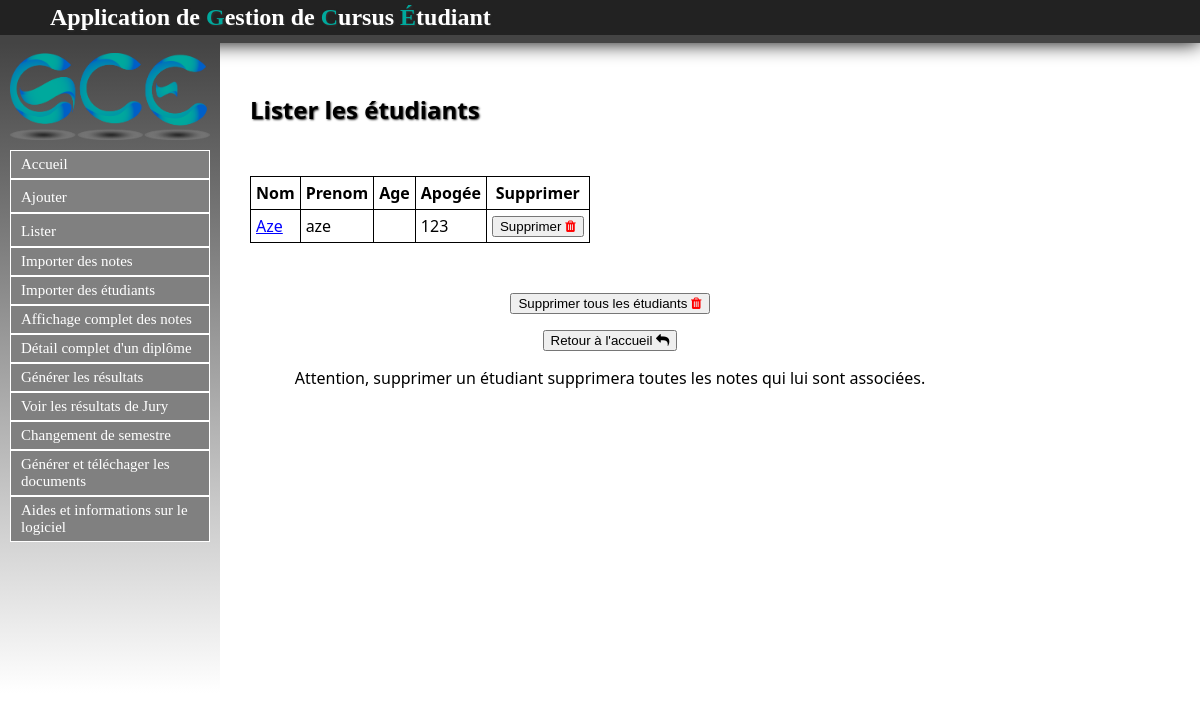
Before: /Etudiant/listeretus with the older database file.
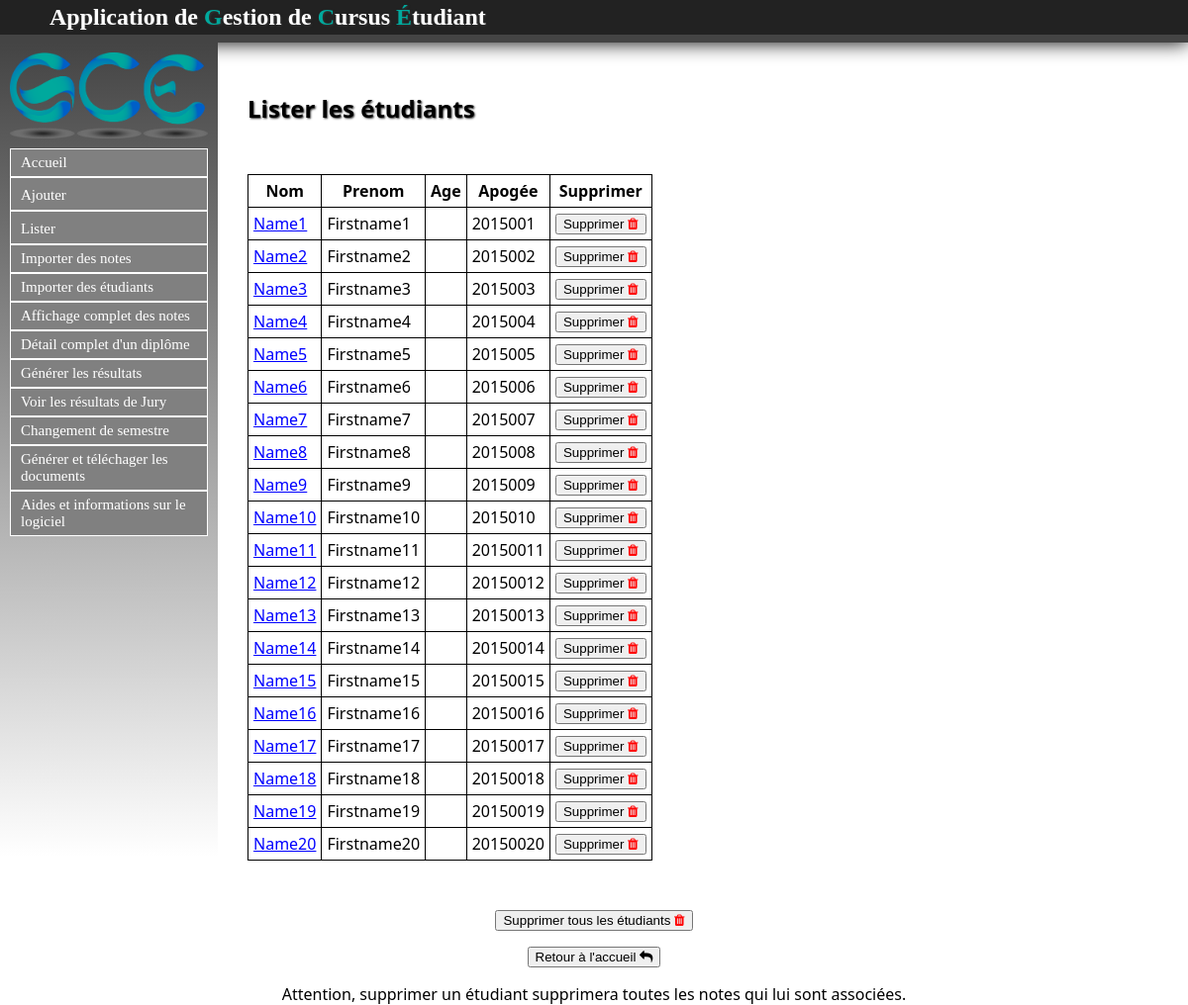
After: the same page with the newer database file.
### Etudiant/models.py (models this page shows, shortened)
class Etu(models.Model):
	nom = models.CharField(max_length=30, null=False)
	prenom = models.CharField(max_length=30, null=False)
	apogee = models.IntegerField(null=True)
	date_naissance = models.CharField(max_length=100,null=True)
	sexe = models.CharField(max_length=1, null=True)
	adresse = models.CharField(max_length=100, null=True)
	ine = models.CharField(max_length=100, null=True)
	adresse_parents = models.CharField(max_length=100, null=True)
	tel = models.IntegerField(null=True)
	tel_par = models.IntegerField(null=True)
	lieu_naissance = models.CharField(max_length=100, null=True)
	nationalite = models.CharField(max_length=100, null=True)
	situation_familiale = models.CharField(max_length=100, null=True)
	situation_militaire = models.CharField(max_length=100, null=True)
	cate_socio_pro_chef_famille = models.CharField(max_length=100, null=True)
	cate_socio_pro_autre_parent = models.CharField(max_length=100, null=True)
	aide_financiere = models.CharField(max_length=100, null=True)
	bourse = models.CharField(max_length=100, null=True)

### Etudiant/views.py (the view)
def listeretus(request):
	etus = Etu.objects.all()
	appartients = Appartient.objects.all()
	return render(request, 'contenu_html/listeretus.html',locals())

### Etudiant/templates/contenu_html/listeretus.html (shortened to what this page needs)
{% extends "templates/base.html" %}
{% block content %}
<h1>Lister les étudiants</h1>
{% if not etus %}
	<p>Il faut créer les étudiant avant de pouvoir les lister.</p>
{% else %}
	<table>
	<tr>
		<th>Nom</th>
		<th>Prenom</th>
		<th>Age</th>
		<th>Apogée</th>
		<th>Supprimer</th>
	</tr>
{% endif %}
{% for etu in etus %}
	<tr>
		<td><a href="listeretu/{{ etu.id }}">{{ etu.nom }}</a></td>
		<td>{{ etu.prenom }}</td>
		<td>{{ etu.age }}</td>
		<td>{{ etu.apogee }}</td>
		<td><a href="suppretu/{{ etu.id }}"><button>Supprimer <i style="color:red;" class="fa fa-trash" aria-hidden="true"></i></button></a></td>
	</tr>
{% endfor %}
</table>
<p><a onclick="suppression();"><button>Supprimer tous les étudiants <i style="color:red;" class="fa fa-trash" aria-hidden="true"></i></button></a></p>
<a href="/"><button>Retour à l'accueil <i class="fa fa-reply" aria-hidden="true"></i></button></a>
<p>Attention, supprimer un étudiant supprimera toutes les notes qui lui sont associées.</p>
{% endblock %}

Changed rows visible on the page:
removed Etu: nom "Aze", prenom "aze", apogee "123"
added Etu: nom "Name1", prenom "Firstname1", apogee "2015001"
added Etu: nom "Name2", prenom "Firstname2", apogee "2015002"
added Etu: nom "Name3", prenom "Firstname3", apogee "2015003"
added Etu: nom "Name4", prenom "Firstname4", apogee "2015004"
added Etu: nom "Name5", prenom "Firstname5", apogee "2015005"
added Etu: nom "Name6", prenom "Firstname6", apogee "2015006"
added Etu: nom "Name7", prenom "Firstname7", apogee "2015007"
added Etu: nom "Name8", prenom "Firstname8", apogee "2015008"
added Etu: nom "Name9", prenom "Firstname9", apogee "2015009"
added Etu: nom "Name10", prenom "Firstname10", apogee "2015010"
added Etu: nom "Name11", prenom "Firstname11", apogee "20150011"
added Etu: nom "Name12", prenom "Firstname12", apogee "20150012"
added Etu: nom "Name13", prenom "Firstname13", apogee "20150013"
added Etu: nom "Name14", prenom "Firstname14", apogee "20150014"
added Etu: nom "Name15", prenom "Firstname15", apogee "20150015"
added Etu: nom "Name16", prenom "Firstname16", apogee "20150016"
added Etu: nom "Name17", prenom "Firstname17", apogee "20150017"
added Etu: nom "Name18", prenom "Firstname18", apogee "20150018"
added Etu: nom "Name19", prenom "Firstname19", apogee "20150019"
added Etu: nom "Name20", prenom "Firstname20", apogee "20150020"
